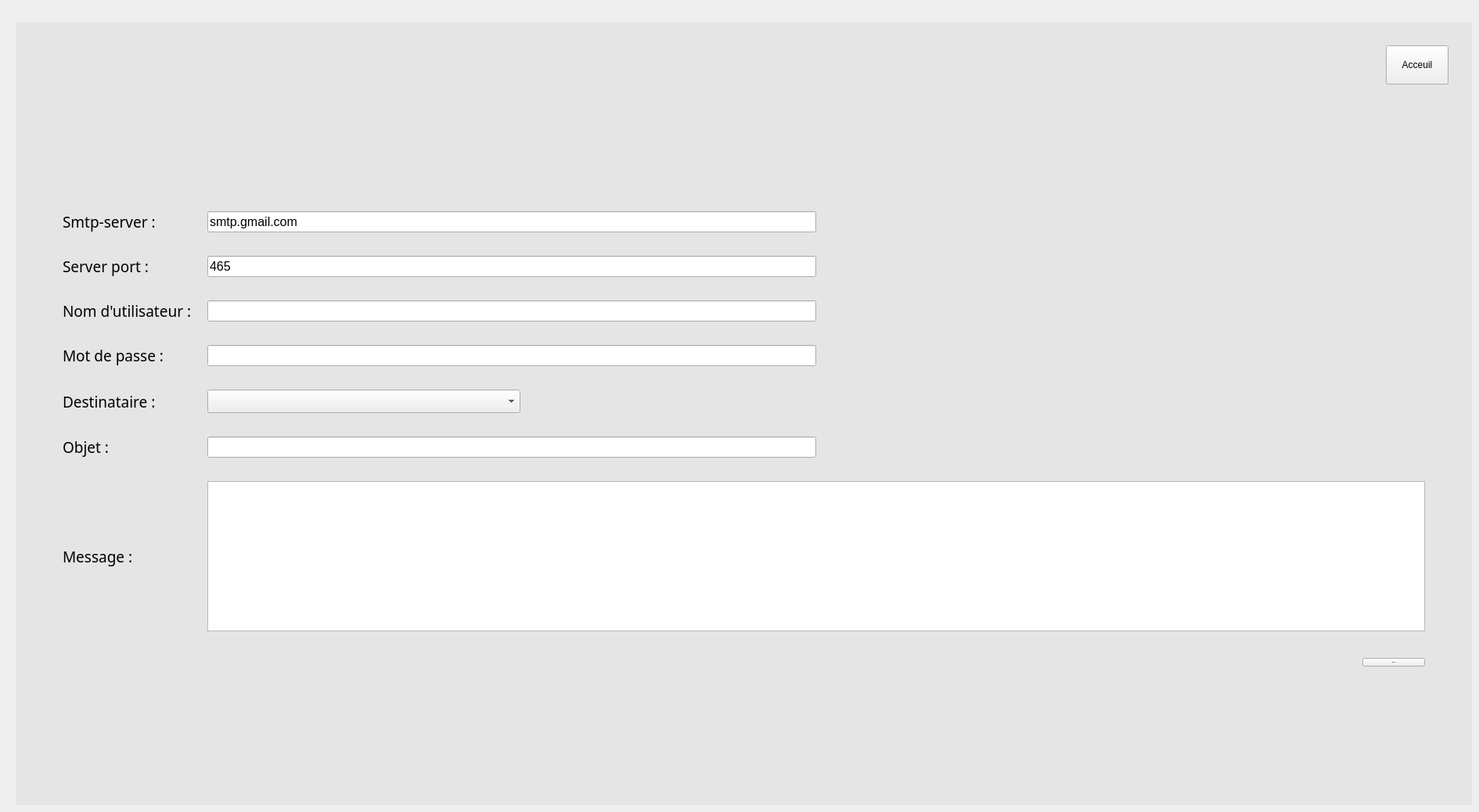
   <widget class="QWidget" name="email">
    <widget class="QWidget" name="verticalWidgetMail" native="true">
     <property name="geometry">
      <rect>
       <x>20</x>
       <y>28</y>
       <width>1861</width>
       <height>1001</height>
      </rect>
     </property>
     <property name="styleSheet">
      <string notr="true">#verticalWidgetMail {
	background : #e5e5e5;
}</string>
     </property>
     <layout class="QVBoxLayout" name="verticalLayout_5">
      <property name="spacing">
       <number>20</number>
      </property>
      <property name="leftMargin">
       <number>30</number>
      </property>
      <property name="topMargin">
       <number>30</number>
      </property>
      <property name="rightMargin">
       <number>30</number>
      </property>
      <property name="bottomMargin">
       <number>30</number>
      </property>
      <item>
       <layout class="QHBoxLayout" name="horizontalLayout_16">
        <item>
         <spacer name="horizontalSpacer_16">
          <property name="orientation">
           <enum>Qt::Horizontal</enum>
          </property>
          <property name="sizeHint" stdset="0">
           <size>
            <width>40</width>
            <height>20</height>
           </size>
          </property>
         </spacer>
        </item>
        <item>
         <widget class="QPushButton" name="PBacceuil_3">
          <property name="enabled">
           <bool>true</bool>
          </property>
          <property name="minimumSize">
           <size>
            <width>50</width>
            <height>50</height>
           </size>
          </property>
          <property name="text">
           <string>Acceuil</string>
          </property>
         </widget>
        </item>
       </layout>
      </item>
      <item>
       <spacer name="verticalSpacer_6">
        <property name="orientation">
         <enum>Qt::Vertical</enum>
        </property>
        <property name="sizeHint" stdset="0">
         <size>
          <width>20</width>
          <height>40</height>
         </size>
        </property>
       </spacer>
      </item>
      <item>
       <layout class="QGridLayout" name="gridLayout_6">
        <property name="leftMargin">
         <number>30</number>
        </property>
        <property name="topMargin">
         <number>30</number>
        </property>
        <property name="rightMargin">
         <number>30</number>
        </property>
        <property name="bottomMargin">
         <number>30</number>
        </property>
        <property name="horizontalSpacing">
         <number>20</number>
        </property>
        <property name="verticalSpacing">
         <number>30</number>
        </property>
        <item row="5" column="0">
         <widget class="QLabel" name="label_39">
          <property name="font">
           <font>
            <family>Microsoft YaHei</family>
            <pointsize>14</pointsize>
            <weight>50</weight>
            <bold>false</bold>
           </font>
          </property>
          <property name="styleSheet">
           <string notr="true">background:none;</string>
          </property>
          <property name="text">
           <string>Objet :</string>
          </property>
         </widget>
        </item>
        <item row="4" column="1">
         <layout class="QHBoxLayout" name="horizontalLayout_21">
          <item>
           <widget class="QComboBox" name="comboBox_mail">
            <property name="minimumSize">
             <size>
              <width>400</width>
              <height>0</height>
             </size>
            </property>
            <property name="font">
             <font>
              <family>Microsoft YaHei Light</family>
              <pointsize>11</pointsize>
             </font>
            </property>
           </widget>
          </item>
          <item>
           <spacer name="horizontalSpacer_21">
            <property name="orientation">
             <enum>Qt::Horizontal</enum>
            </property>
            <property name="sizeHint" stdset="0">
             <size>
              <width>40</width>
              <height>20</height>
             </size>
            </property>
           </spacer>
          </item>
         </layout>
        </item>
        <item row="6" column="0">
         <widget class="QLabel" name="label_35">
          <property name="font">
           <font>
            <family>Microsoft YaHei</family>
            <pointsize>14</pointsize>
            <weight>50</weight>
            <bold>false</bold>
           </font>
          </property>
          <property name="styleSheet">
           <string notr="true">background:none;
</string>
          </property>
          <property name="text">
           <string>Message :</string>
          </property>
         </widget>
        </item>
        <item row="2" column="0">
         <widget class="QLabel" name="label_38">
          <property name="font">
           <font>
            <family>Microsoft YaHei</family>
            <pointsize>14</pointsize>
            <weight>50</weight>
            <bold>false</bold>
           </font>
          </property>
          <property name="styleSheet">
           <string notr="true">background:none;</string>
          </property>
          <property name="text">
           <string>Nom d'utilisateur :</string>
          </property>
         </widget>
        </item>
        <item row="1" column="0">
         <widget class="QLabel" name="label_40">
          <property name="font">
           <font>
            <family>Microsoft YaHei</family>
            <pointsize>14</pointsize>
            <weight>50</weight>
            <bold>false</bold>
           </font>
          </property>
          <property name="styleSheet">
           <string notr="true">background:none;</string>
          </property>
          <property name="text">
           <string>Server port :</string>
          </property>
         </widget>
        </item>
        <item row="3" column="1">
         <layout class="QHBoxLayout" name="horizontalLayout_20">
          <item>
           <widget class="QLineEdit" name="paswd">
            <property name="minimumSize">
             <size>
              <width>400</width>
              <height>0</height>
             </size>
            </property>
            <property name="font">
             <font>
              <family>Arial</family>
              <pointsize>12</pointsize>
              <weight>50</weight>
              <italic>false</italic>
              <bold>false</bold>
             </font>
            </property>
            <property name="styleSheet">
             <string notr="true">background:none;</string>
            </property>
            <property name="inputMask">
             <string/>
            </property>
            <property name="echoMode">
             <enum>QLineEdit::Password</enum>
            </property>
           </widget>
          </item>
          <item>
           <spacer name="horizontalSpacer_20">
            <property name="orientation">
             <enum>Qt::Horizontal</enum>
            </property>
            <property name="sizeHint" stdset="0">
             <size>
              <width>40</width>
              <height>20</height>
             </size>
            </property>
           </spacer>
          </item>
         </layout>
        </item>
        <item row="1" column="1">
         <layout class="QHBoxLayout" name="horizontalLayout_18">
          <item>
           <widget class="QLineEdit" name="port">
            <property name="minimumSize">
             <size>
              <width>400</width>
              <height>0</height>
             </size>
            </property>
            <property name="font">
             <font>
              <family>Arial</family>
              <pointsize>12</pointsize>
              <weight>50</weight>
              <italic>false</italic>
              <bold>false</bold>
             </font>
            </property>
            <property name="styleSheet">
             <string notr="true">background:none;</string>
            </property>
            <property name="text">
             <string>465</string>
            </property>
           </widget>
          </item>
          <item>
           <spacer name="horizontalSpacer_18">
            <property name="orientation">
             <enum>Qt::Horizontal</enum>
            </property>
            <property name="sizeHint" stdset="0">
             <size>
              <width>40</width>
              <height>20</height>
             </size>
            </property>
           </spacer>
          </item>
         </layout>
        </item>
        <item row="3" column="0">
         <widget class="QLabel" name="label_37">
          <property name="font">
           <font>
            <family>Microsoft YaHei</family>
            <pointsize>14</pointsize>
            <weight>50</weight>
            <bold>false</bold>
           </font>
          </property>
          <property name="styleSheet">
           <string notr="true">background:none;</string>
          </property>
          <property name="text">
           <string>Mot de passe :</string>
          </property>
         </widget>
        </item>
        <item row="4" column="0">
         <widget class="QLabel" name="label_27">
          <property name="font">
           <font>
            <family>Microsoft YaHei</family>
            <pointsize>14</pointsize>
            <weight>50</weight>
            <bold>false</bold>
           </font>
          </property>
          <property name="styleSheet">
           <string notr="true">background:none;</string>
          </property>
          <property name="text">
           <string>Destinataire :</string>
          </property>
         </widget>
        </item>
        <item row="0" column="1">
         <layout class="QHBoxLayout" name="horizontalLayout_17">
          <item>
           <widget class="QLineEdit" name="server">
            <property name="minimumSize">
             <size>
              <width>400</width>
              <height>0</height>
             </size>
            </property>
            <property name="font">
             <font>
              <family>Arial</family>
              <pointsize>12</pointsize>
              <weight>50</weight>
              <italic>false</italic>
              <bold>false</bold>
             </font>
            </property>
            <property name="styleSheet">
             <string notr="true">background:none;</string>
            </property>
            <property name="text">
             <string>smtp.gmail.com</string>
            </property>
           </widget>
          </item>
          <item>
           <spacer name="horizontalSpacer_17">
            <property name="orientation">
             <enum>Qt::Horizontal</enum>
            </property>
            <property name="sizeHint" stdset="0">
             <size>
              <width>40</width>
              <height>20</height>
             </size>
            </property>
           </spacer>
          </item>
         </layout>
        </item>
        <item row="5" column="1">
         <layout class="QHBoxLayout" name="horizontalLayout_22">
          <item>
           <widget class="QLineEdit" name="subject">
            <property name="minimumSize">
             <size>
              <width>400</width>
              <height>0</height>
             </size>
            </property>
            <property name="font">
             <font>
              <family>Arial</family>
              <pointsize>12</pointsize>
              <weight>50</weight>
              <italic>false</italic>
              <bold>false</bold>
             </font>
            </property>
            <property name="styleSheet">
             <string notr="true">background:none;</string>
            </property>
           </widget>
          </item>
          <item>
           <spacer name="horizontalSpacer_22">
            <property name="orientation">
             <enum>Qt::Horizontal</enum>
            </property>
            <property name="sizeHint" stdset="0">
             <size>
              <width>40</width>
              <height>20</height>
             </size>
            </property>
           </spacer>
          </item>
         </layout>
        </item>
        <item row="6" column="1">
         <widget class="QPlainTextEdit" name="msg">
          <property name="font">
           <font>
            <family>Microsoft YaHei Light</family>
           </font>
          </property>
          <property name="styleSheet">
           <string notr="true">background:none;</string>
          </property>
         </widget>
        </item>
        <item row="0" column="0">
         <widget class="QLabel" name="label_36">
          <property name="font">
           <font>
            <family>Microsoft YaHei</family>
            <pointsize>14</pointsize>
            <weight>50</weight>
            <bold>false</bold>
           </font>
          </property>
          <property name="styleSheet">
           <string notr="true"/>
          </property>
          <property name="text">
           <string>Smtp-server :</string>
          </property>
         </widget>
        </item>
        <item row="2" column="1">
         <layout class="QHBoxLayout" name="horizontalLayout_19">
          <item>
           <widget class="QLineEdit" name="uname">
            <property name="minimumSize">
             <size>
              <width>400</width>
              <height>0</height>
             </size>
            </property>
            <property name="font">
             <font>
              <family>Arial</family>
              <pointsize>12</pointsize>
              <weight>50</weight>
              <italic>false</italic>
              <bold>false</bold>
             </font>
            </property>
            <property name="styleSheet">
             <string notr="true">background:none;</string>
            </property>
           </widget>
          </item>
          <item>
           <spacer name="horizontalSpacer_19">
            <property name="orientation">
             <enum>Qt::Horizontal</enum>
            </property>
            <property name="sizeHint" stdset="0">
             <size>
              <width>40</width>
              <height>20</height>
             </size>
            </property>
           </spacer>
          </item>
         </layout>
        </item>
        <item row="7" column="1">
         <layout class="QHBoxLayout" name="horizontalLayout_23">
          <item>
           <spacer name="horizontalSpacer_23">
            <property name="orientation">
             <enum>Qt::Horizontal</enum>
            </property>
            <property name="sizeHint" stdset="0">
             <size>
              <width>40</width>
              <height>20</height>
             </size>
            </property>
           </spacer>
          </item>
          <item>
           <widget class="QPushButton" name="sendBtn">
            <property name="font">
             <font>
              <family>Sans-Serif</family>
              <pointsize>-1</pointsize>
              <weight>75</weight>
              <bold>true</bold>
             </font>
            </property>
            <property name="whatsThis">
             <string>&lt;html&gt;&lt;head/&gt;&lt;body&gt;&lt;p&gt;&lt;br/&gt;&lt;/p&gt;&lt;/body&gt;&lt;/html&gt;</string>
            </property>
            <property name="styleSheet">
             <string notr="true"/>
            </property>
            <property name="text">
             <string>Envoyer</string>
            </property>
           </widget>
          </item>
         </layout>
        </item>
       </layout>
      </item>
      <item>
       <spacer name="verticalSpacer_7">
        <property name="orientation">
         <enum>Qt::Vertical</enum>
        </property>
        <property name="sizeHint" stdset="0">
         <size>
          <width>20</width>
          <height>40</height>
         </size>
        </property>
       </spacer>
      </item>
     </layout>
    </widget>
   </widget>
